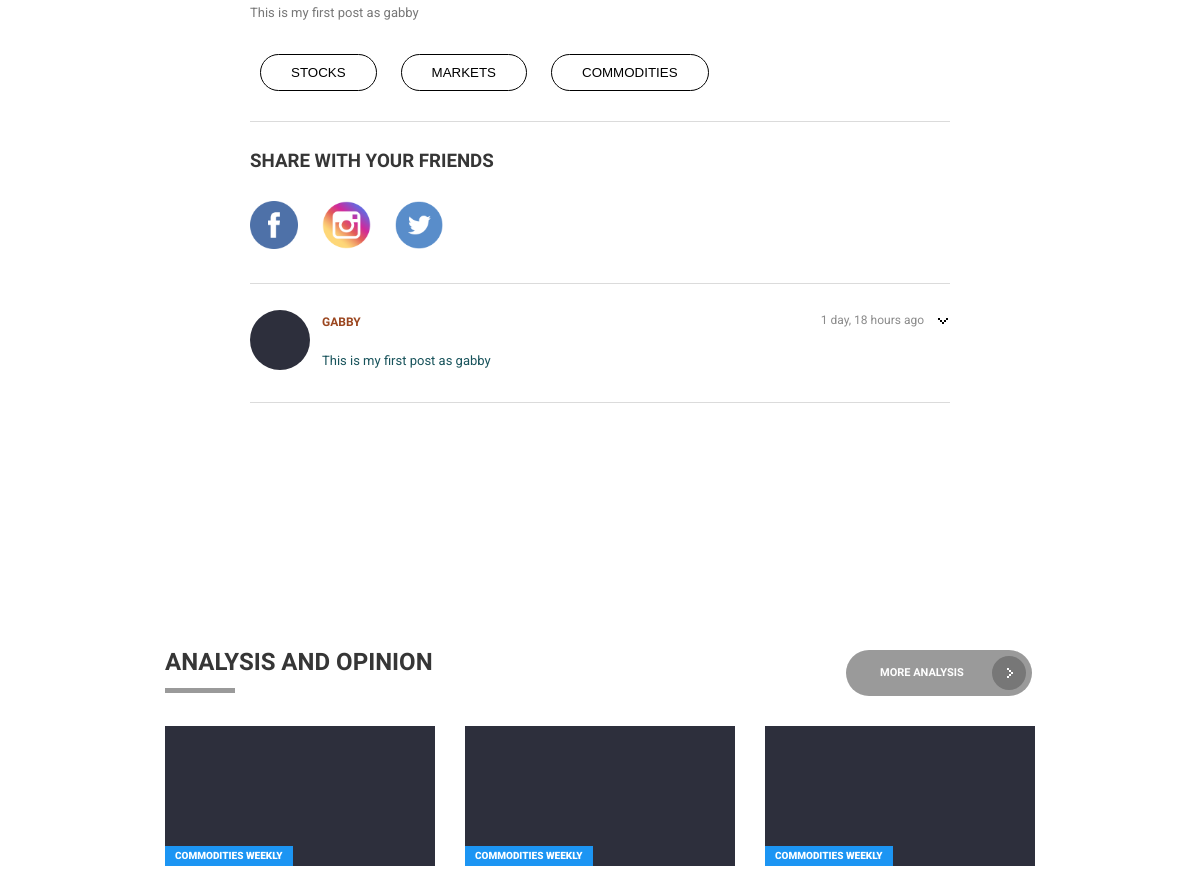
The page /forum/1/topics/7/ (middle part) on the database as committed earlier.
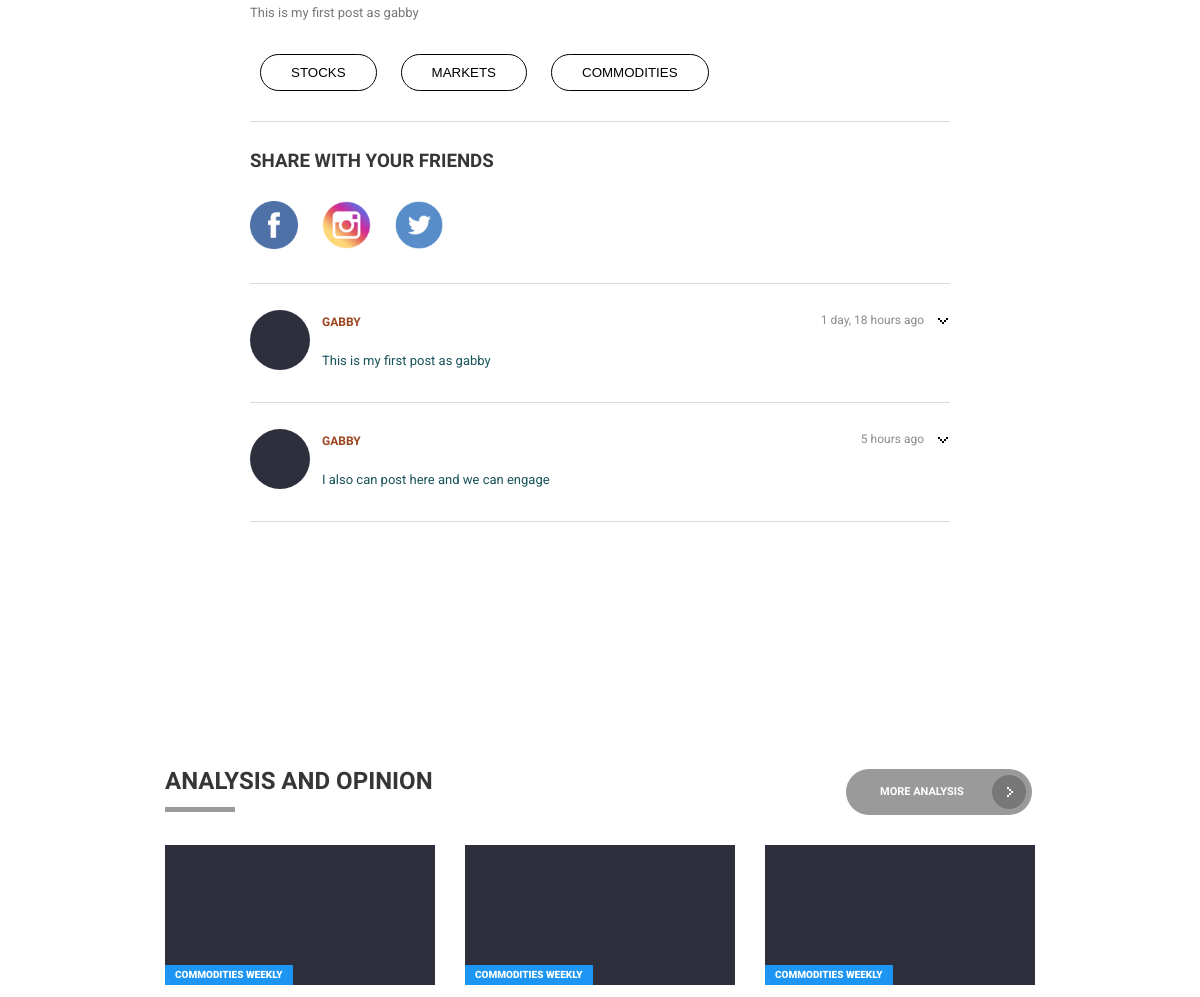
The same page on the database as committed later.
### forum/models.py (models this page shows, shortened)
class Post(models.Model):
    message = models.TextField(max_length=4000)
    topic = models.ForeignKey(Topic, related_name='posts', on_delete=models.CASCADE)
    created_at = models.DateTimeField(auto_now_add=True)
    updated_at = models.DateTimeField(null=True)
    created_by = models.ForeignKey(User, related_name='posts', on_delete=models.CASCADE)
    updated_by = models.ForeignKey(User, null=True, related_name='+', on_delete=models.CASCADE)

### forum/views.py (the view)
# urls.py: re_path(r'^forum/(?P<pk>\d+)/topics/(?P<topic_pk>\d+)/$', views.topic_posts, name='topic_posts'),
def topic_posts(request, pk, topic_pk):
    topic = get_object_or_404(Topic, category__pk=pk, pk=topic_pk)
    topic.views += 1
    topic.save()
    return render(request, 'topic_posts.html', {'topic': topic})

### templates/topic_posts.html (shortened to what the changed rows need)
{% extends 'base.html' %}
{% load static %}
{% load humanize %}
{% block content_topic_posts %}
  <div class="layout-content-full grid-limit cstm-width-700">
    <div class="faq-items">
      <div class="faq-item no-border">
        <div class="cstm-post-title">
          <div class="post_section">
            {% for post in topic.posts.all|slice:":1" %}
            <div class="posts_text cstm-width-80">
              <p>{{ post.message }}</p>
            </div>
            {% endfor %}
          </div>
        </div>
      </div>
      <div class="activity-items">
        {% for post in topic.posts.all %}
        <div class="activity-item">
          <img class="user-avatar" src="{% static 'img/users/05.jpg' %}" alt="user-05">
          <div class="activity-item-dropdown-button">
            <svg class="arrow-icon medium">
              <use xlink:href="#svg-arrow-medium"></use>
            </svg>
          </div>
          <div class="activity-item-row">
            <a href="topic.html" class="activity-item-title secondary-color">{{ post.created_by.username }}</a>
            <p class="activity-item-timestamp">{{ post.created_at|naturaltime }}</p>
          </div>
          <p class="activity-item-text base-color">{{ post.message }}</p>
        </div>
        {% endfor %}
    </div>
  </div>
</div>
<div class="layout-content-full grid-limit grid3-1col centered">
  <div class="layout-item-2-1 mgn_top_10pc">
          <div class="layout-item">
            <div class="section-title-wrap light-gray">
              <h2 class="">ANALYSIS AND OPINION</h2>
            </div>
          </div>
        </div>
      </div>
{% endblock content_topic_posts %}

Rows that differ between the two databases and show on the page:
added Post: created_by.username "GABBY", created_at "5 hours ago", message "I also can post here and we can engage", shown under "SHARE WITH YOUR FRIENDS"
